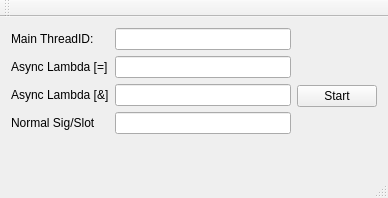
<?xml version="1.0" encoding="UTF-8"?>
<ui version="4.0">
 <class>MainWindow</class>
 <widget class="QMainWindow" name="MainWindow">
  <property name="geometry">
   <rect>
    <x>0</x>
    <y>0</y>
    <width>388</width>
    <height>198</height>
   </rect>
  </property>
  <property name="windowTitle">
   <string>MainWindow</string>
  </property>
  <widget class="QWidget" name="centralWidget">
   <layout class="QHBoxLayout" name="horizontalLayout">
    <item>
     <layout class="QFormLayout" name="formLayout">
      <item row="1" column="0">
       <widget class="QLabel" name="label">
        <property name="text">
         <string>Async Lambda [=]</string>
        </property>
       </widget>
      </item>
      <item row="1" column="1">
       <widget class="QLineEdit" name="captureValue"/>
      </item>
      <item row="2" column="1">
       <widget class="QLineEdit" name="captureReference"/>
      </item>
      <item row="3" column="0">
       <widget class="QLabel" name="label2">
        <property name="text">
         <string>Normal Sig/Slot</string>
        </property>
       </widget>
      </item>
      <item row="3" column="1">
       <widget class="QLineEdit" name="lineEdit2"/>
      </item>
      <item row="2" column="0">
       <widget class="QLabel" name="label1">
        <property name="text">
         <string>Async Lambda [&amp;]</string>
        </property>
       </widget>
      </item>
      <item row="0" column="0">
       <widget class="QLabel" name="label_2">
        <property name="text">
         <string>Main ThreadID:</string>
        </property>
       </widget>
      </item>
      <item row="0" column="1">
       <widget class="QLineEdit" name="mainThreadID"/>
      </item>
     </layout>
    </item>
    <item>
     <widget class="QPushButton" name="pushButton">
      <property name="text">
       <string>Start</string>
      </property>
     </widget>
    </item>
   </layout>
  </widget>
  <widget class="QMenuBar" name="menuBar">
   <property name="geometry">
    <rect>
     <x>0</x>
     <y>0</y>
     <width>388</width>
     <height>26</height>
    </rect>
   </property>
  </widget>
  <widget class="QToolBar" name="mainToolBar">
   <attribute name="toolBarArea">
    <enum>TopToolBarArea</enum>
   </attribute>
   <attribute name="toolBarBreak">
    <bool>false</bool>
   </attribute>
  </widget>
  <widget class="QStatusBar" name="statusBar"/>
 </widget>
 <layoutdefault spacing="6" margin="11"/>
 <resources/>
 <connections/>
</ui>
